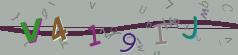
#> input picture images/v4191j.jpg, 238 x 55 px
$ python test.py   (Python 2 division)
#> lines starting #> are read from the running program, lines starting #| are printed output that depends on the picture
# coding=utf-8
import os
import time
from PIL import Image, ImageEnhance, ImageFilter

__author__ = 'zephor'

ROOT = os.path.abspath(os.path.dirname(__file__))

_256to128 = (
    0.0625, 0, 0, 0,
    0, 0.0625, 0, 0,
    0, 0, 0.0625, 0
)

_128to256 = (
    8, 0, 0, 0,
    0, 8, 0, 0,
    0, 0, 8, 0
)


def main():
    im = Image.open(os.path.join(ROOT, 'images/v4191j.jpg'))
#> im is the input picture: PIL image 238x55 RGB; mean R, G, B 154.9, 157.2, 155.2
    sharp_enhancer = ImageEnhance.Sharpness(im)
    im = sharp_enhancer.enhance(5)
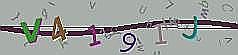
#> im: PIL image 238x55 RGB; mean R, G, B 155.7, 159.2, 156.3
    im = im.resize((120, 27), Image.LANCZOS)
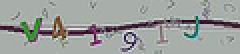
#> im: PIL image 120x27 RGB (shown 2 times larger); mean R, G, B 155.7, 159.2, 156.3
    im.show('original')
    # im = im.convert('RGB', _256to128, colors=16)
    # white = (255, 255, 255)
    # data = im.getdata()
    colors = {}
    # [19 lines of commented-out code are left out]


if __name__ == '__main__':
    _st = time.time()
    main()
    print 'take', time.time() - _st
